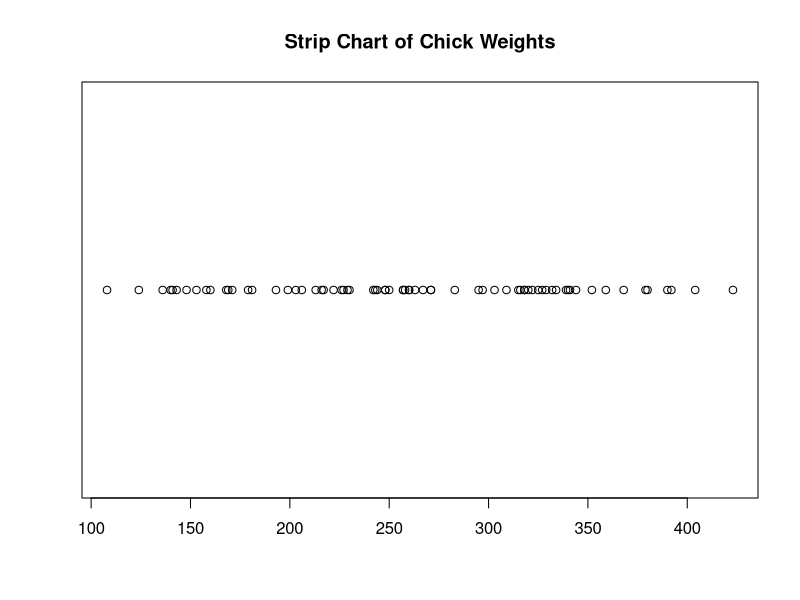
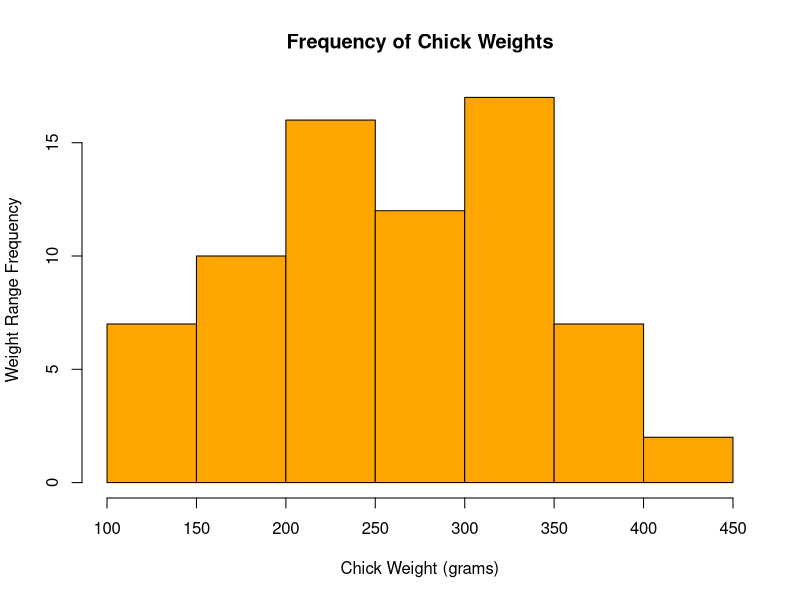
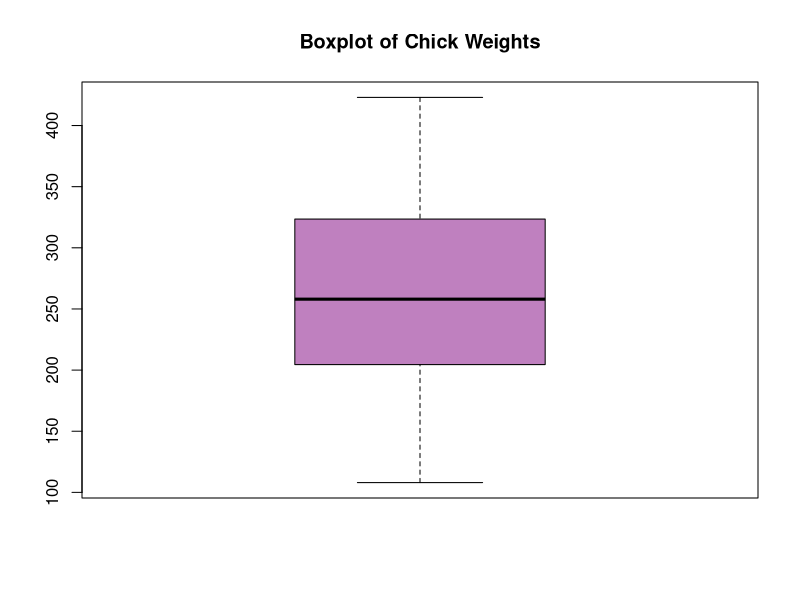

Write R code to recreate these figures, in order.
#' @title 7_BasicPlots.R
#' @description Demonstrates strip, histogram, boxplot, scatterplot
#' @author NMCG
#' @bugs None
#' @keywords strip, histogram, boxplot, scatterplot

# query/list available data
# data()

# examine data
chickwts

# access individual columns by name
chickwts$feed

# shown variable names
names(chickwts)

# show structure of the data
str(chickwts)

# show first or last N rows of data
head(chickwts, n = 10)
tail(chickwts, n = 12)

# show basic statistical summary (median, Q1,2,3 etc)
summary(chickwts)

# stripchart with title and plotting character set
stripchart(chickwts$weight, main = "Strip Chart of Chick Weights",
           pch = 21)

# histogram with title and xy labels and color
hist(chickwts$weight, main = "Frequency of Chick Weights",
     xlab = "Chick Weight (grams)",
     ylab = "Weight Range Frequency",
     col = "orange")

# boxplot with title and color
boxplot(chickwts$weight, main = "Boxplot of Chick Weights",
        col = rgb(0.75, 0.5, 0.75))

# remember to get help on a function just type ? before function and hit Enter in the Console (e.g. ?pch)







